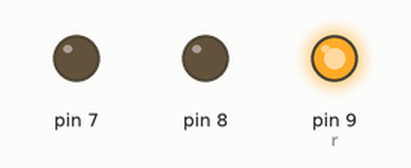
Simulated run of this sketch. Board: Arduino Uno, built with avr-gcc and run on an emulated ATmega328P. On the bench: output pins drawn as LEDs (lit = HIGH).

Above: at 5.0 s.
At 12.5 s:
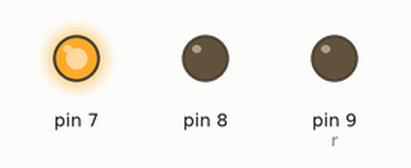
At 16.0 s:
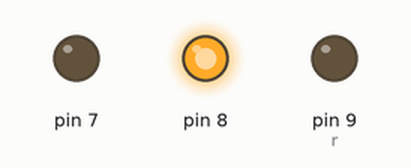
Timing chart, 0 to 22.1 s (numbered marks = the images above):
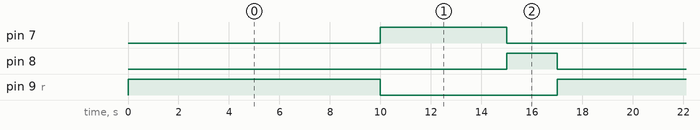

The sketch:

Stijn_ding.ino
```cpp
class trafficLight {
    public:
        int r;
        int g;
        int y;
        trafficLight(int red, int gr, int ye) { // Constructor with parameters
            r = red;
            g = gr;
            y = ye;
    };
    public:
        void setup(){

          pinMode(r, OUTPUT);
          pinMode(g, OUTPUT);
          pinMode(y, OUTPUT);
        };
    public:
        void loop(){
        digitalWrite(r, HIGH);
        delay(10000); // Wait for 10000 millisecond(s)
        digitalWrite(r, LOW);

        digitalWrite(g, HIGH);
        delay(5000); // Wait for 5000 millisecond(s)
        digitalWrite(g, LOW);

        digitalWrite(y, HIGH);
        delay(2000); // Wait for 2000 millisecond(s)
        digitalWrite(y, LOW);
        };
};

trafficLight traffic1(9, 7, 8);

const int r = 9;

void setup()
{

  Serial.begin(9600);
  traffic1.setup();
}

void loop()
{
      traffic1.loop();
}
```

Measured:
- by itself, pin 7: alternates HIGH for 5.0 s and LOW for 12.0 s
- by itself, pin 8: alternates HIGH for 2.0 s and LOW for 15.0 s
- by itself, pin 9 (r): alternates HIGH for 10.0 s and LOW for 7.0 s
